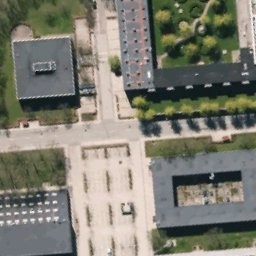
#> input picture location.png, 256 x 256 px
$ python localizer.py
#> lines starting #> are read from the running program, lines starting #| are printed output that depends on the picture
# -*- coding: utf-8 -*-
"""localizer.ipynb

Automatically generated by Colaboratory.

Original file is located at
    https://colab.research.google.com/drive/1PRlOsXzow1czYXkhW5yvHYT8U7dU5AyZ
"""

import numpy as np
import cv2 as cv
from skimage import io
#from google.colab.patches import cv2_imshow
import time

input_path=input("Put in the path of the image: ")
#> the answer given: location.png
#tic=time.time()
raw=io.imread(str(input_path))
#> raw is the input picture: shape (256, 256, 3); mean R, G, B 126.5, 125.5, 113.8
rgb=cv.cvtColor(raw, cv.COLOR_BGR2RGB)

shape=rgb.shape
#> shape = (256, 256, 3)

#cv2_imshow(rgb)

#from google.colab import drive
#drive.mount('/content/drive')

"""#X=|G-B|
#Y=|2G-R-B|
"""

R=rgb[:,:,0]
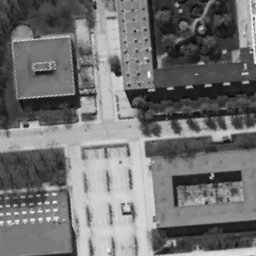
#> R: shape (256, 256); min 0, max 246, mean 113.8
G=rgb[:,:,1]
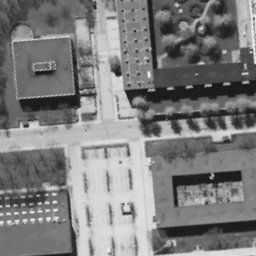
#> G: shape (256, 256); min 14, max 252, mean 125.5
B=rgb[:,:,2]
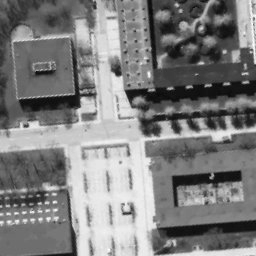
#> B: shape (256, 256); min 3, max 255, mean 126.5
X=abs(G-B)
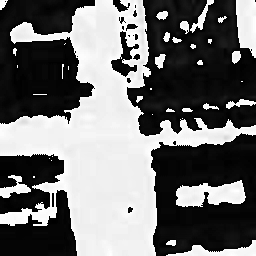
#> X: shape (256, 256); min 0, max 255, mean 111.3
Y=abs((2*G)-R-B)
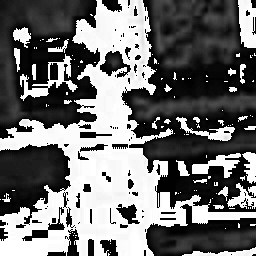
#> Y: shape (256, 256); min 0, max 255, mean 111.7

"""#Building=1
#Grass=2
#Road=3
"""

clusters=np.zeros((shape[0],shape[1],shape[2]))

"""#grass=Green
#building=Red
#road=Blue
"""

count_grass=0
count_building=0
count_road=0
for m in range(shape[0]):
  for n in range(shape[1]):
    if X[m,n]>=0 and X[m,n]<=80 and Y[m,n]>=12 and Y[m,n]<=85:
      clusters[m,n]=[0,255,0]
      count_grass+=1
    elif X[m,n]>=4 and X[m,n]<=16 and Y[m,n]>=1 and Y[m,n]<=255:
      clusters[m,n]=[0,0,255]
      count_building+=1
    elif X[m,n]>=237 and X[m,n]<=245 and Y[m,n]>=245 and Y[m,n]<=255:
      clusters[m,n]=[255,0,0]
      count_road+=1
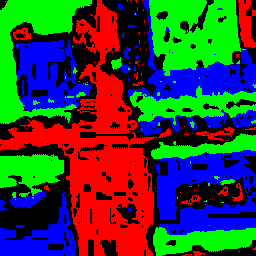
#> clusters: shape (256, 256, 3) float64; mean of channels 0, 1, 2 54.9, 65.8, 57.1; drawn as R, G, B
#> after the loop, count_building = 14686; count_grass = 16900; count_road = 14097

#cv2_imshow(clusters)
#cv2_imshow(rgb)

count_array=np.array([count_building,count_grass,count_road])
#> count_array = [14686, 16900, 14097]
print(np.argmax(count_array)+1)
#| 2
